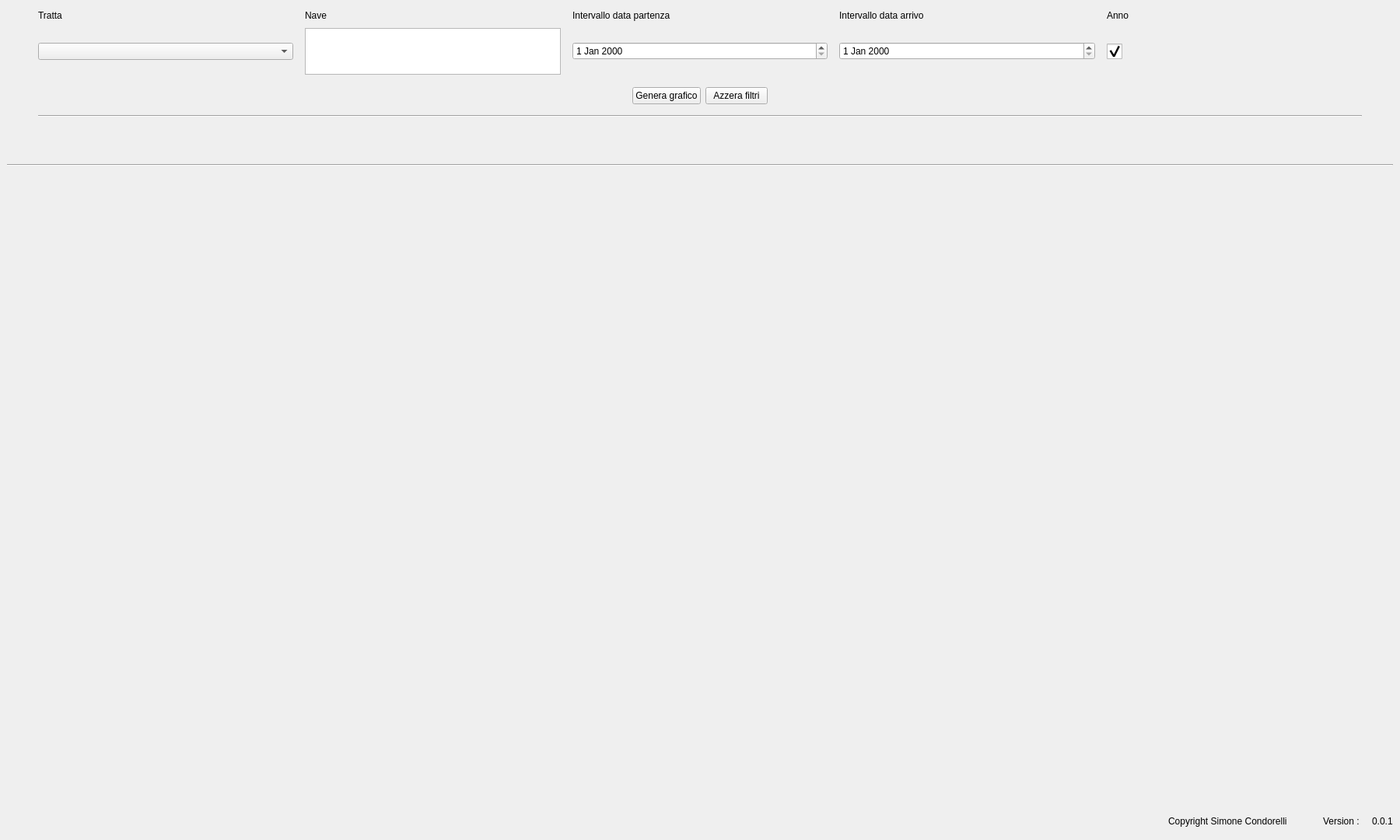
<?xml version="1.0" encoding="UTF-8"?>
<ui version="4.0">
 <class>MainWindow</class>
 <widget class="QMainWindow" name="MainWindow">
  <property name="geometry">
   <rect>
    <x>0</x>
    <y>0</y>
    <width>1800</width>
    <height>1080</height>
   </rect>
  </property>
  <property name="windowTitle">
   <string>Siremar Analitycs</string>
  </property>
  <widget class="QWidget" name="centralwidget">
   <layout class="QGridLayout" name="gridLayout">
    <item row="0" column="0">
     <layout class="QVBoxLayout" name="verticalLayout">
      <property name="sizeConstraint">
       <enum>QLayout::SetDefaultConstraint</enum>
      </property>
      <item>
       <layout class="QHBoxLayout" name="horizontal_label">
        <property name="spacing">
         <number>15</number>
        </property>
        <property name="topMargin">
         <number>1</number>
        </property>
        <item>
         <spacer name="horizontalSpacer_5">
          <property name="orientation">
           <enum>Qt::Horizontal</enum>
          </property>
          <property name="sizeType">
           <enum>QSizePolicy::Fixed</enum>
          </property>
          <property name="sizeHint" stdset="0">
           <size>
            <width>40</width>
            <height>20</height>
           </size>
          </property>
         </spacer>
        </item>
        <item>
         <widget class="QLabel" name="label_2">
          <property name="text">
           <string>Tratta</string>
          </property>
         </widget>
        </item>
        <item>
         <widget class="QLabel" name="label_3">
          <property name="text">
           <string>Nave</string>
          </property>
         </widget>
        </item>
        <item>
         <widget class="QLabel" name="label_4">
          <property name="text">
           <string>Intervallo data partenza</string>
          </property>
         </widget>
        </item>
        <item>
         <widget class="QLabel" name="label">
          <property name="text">
           <string>Intervallo data arrivo</string>
          </property>
         </widget>
        </item>
        <item>
         <widget class="QLabel" name="label_6">
          <property name="text">
           <string>Anno</string>
          </property>
         </widget>
        </item>
        <item>
         <spacer name="horizontalSpacer_6">
          <property name="orientation">
           <enum>Qt::Horizontal</enum>
          </property>
          <property name="sizeType">
           <enum>QSizePolicy::Fixed</enum>
          </property>
          <property name="sizeHint" stdset="0">
           <size>
            <width>40</width>
            <height>20</height>
           </size>
          </property>
         </spacer>
        </item>
       </layout>
      </item>
      <item>
       <layout class="QHBoxLayout" name="horizontal_filter">
        <property name="spacing">
         <number>15</number>
        </property>
        <property name="bottomMargin">
         <number>10</number>
        </property>
        <item>
         <spacer name="horizontalSpacer_8">
          <property name="orientation">
           <enum>Qt::Horizontal</enum>
          </property>
          <property name="sizeType">
           <enum>QSizePolicy::Fixed</enum>
          </property>
          <property name="sizeHint" stdset="0">
           <size>
            <width>40</width>
            <height>20</height>
           </size>
          </property>
         </spacer>
        </item>
        <item>
         <widget class="QComboBox" name="tratta_combobox"/>
        </item>
        <item>
         <widget class="QListWidget" name="listWidget">
          <property name="sizePolicy">
           <sizepolicy hsizetype="Preferred" vsizetype="Expanding">
            <horstretch>0</horstretch>
            <verstretch>0</verstretch>
           </sizepolicy>
          </property>
          <property name="maximumSize">
           <size>
            <width>16777215</width>
            <height>60</height>
           </size>
          </property>
         </widget>
        </item>
        <item>
         <widget class="QDateEdit" name="data_partenza_selector"/>
        </item>
        <item>
         <widget class="QDateEdit" name="data_arrivo_selector"/>
        </item>
        <item>
         <widget class="QCheckBox" name="checkBox">
          <property name="sizePolicy">
           <sizepolicy hsizetype="Minimum" vsizetype="Fixed">
            <horstretch>0</horstretch>
            <verstretch>0</verstretch>
           </sizepolicy>
          </property>
          <property name="minimumSize">
           <size>
            <width>0</width>
            <height>0</height>
           </size>
          </property>
          <property name="styleSheet">
           <string notr="true">QCheckBox::indicator {
     width: 20px;
     height: 20px;
}</string>
          </property>
          <property name="text">
           <string/>
          </property>
          <property name="iconSize">
           <size>
            <width>42</width>
            <height>44</height>
           </size>
          </property>
          <property name="checked">
           <bool>true</bool>
          </property>
         </widget>
        </item>
        <item>
         <spacer name="horizontalSpacer_9">
          <property name="orientation">
           <enum>Qt::Horizontal</enum>
          </property>
          <property name="sizeType">
           <enum>QSizePolicy::Fixed</enum>
          </property>
          <property name="sizeHint" stdset="0">
           <size>
            <width>40</width>
            <height>20</height>
           </size>
          </property>
         </spacer>
        </item>
       </layout>
      </item>
      <item>
       <layout class="QHBoxLayout" name="horizontalButton">
        <item>
         <spacer name="horizontalSpacer_7">
          <property name="orientation">
           <enum>Qt::Horizontal</enum>
          </property>
          <property name="sizeHint" stdset="0">
           <size>
            <width>40</width>
            <height>20</height>
           </size>
          </property>
         </spacer>
        </item>
        <item>
         <widget class="QPushButton" name="create_graphics">
          <property name="layoutDirection">
           <enum>Qt::LeftToRight</enum>
          </property>
          <property name="text">
           <string>Genera grafico</string>
          </property>
         </widget>
        </item>
        <item>
         <widget class="QPushButton" name="clear_filter">
          <property name="text">
           <string>Azzera filtri</string>
          </property>
         </widget>
        </item>
        <item>
         <spacer name="horizontalSpacer">
          <property name="orientation">
           <enum>Qt::Horizontal</enum>
          </property>
          <property name="sizeHint" stdset="0">
           <size>
            <width>40</width>
            <height>20</height>
           </size>
          </property>
         </spacer>
        </item>
       </layout>
      </item>
      <item>
       <layout class="QHBoxLayout" name="top_separator_layout">
        <property name="bottomMargin">
         <number>5</number>
        </property>
        <item>
         <spacer name="horizontalSpacer_4">
          <property name="orientation">
           <enum>Qt::Horizontal</enum>
          </property>
          <property name="sizeType">
           <enum>QSizePolicy::Fixed</enum>
          </property>
          <property name="sizeHint" stdset="0">
           <size>
            <width>40</width>
            <height>20</height>
           </size>
          </property>
         </spacer>
        </item>
        <item>
         <widget class="Line" name="top_separator_line">
          <property name="orientation">
           <enum>Qt::Horizontal</enum>
          </property>
         </widget>
        </item>
        <item>
         <spacer name="horizontalSpacer_3">
          <property name="orientation">
           <enum>Qt::Horizontal</enum>
          </property>
          <property name="sizeType">
           <enum>QSizePolicy::Fixed</enum>
          </property>
          <property name="sizeHint" stdset="0">
           <size>
            <width>40</width>
            <height>18</height>
           </size>
          </property>
         </spacer>
        </item>
       </layout>
      </item>
      <item>
       <widget class="QLabel" name="statistics_image">
        <property name="sizePolicy">
         <sizepolicy hsizetype="Preferred" vsizetype="Preferred">
          <horstretch>0</horstretch>
          <verstretch>0</verstretch>
         </sizepolicy>
        </property>
        <property name="autoFillBackground">
         <bool>false</bool>
        </property>
        <property name="text">
         <string/>
        </property>
        <property name="pixmap">
         <pixmap>assets/app_images/placeholder.jpg</pixmap>
        </property>
        <property name="alignment">
         <set>Qt::AlignCenter</set>
        </property>
       </widget>
      </item>
      <item>
       <spacer name="verticalSpacer_2">
        <property name="orientation">
         <enum>Qt::Vertical</enum>
        </property>
        <property name="sizeType">
         <enum>QSizePolicy::Fixed</enum>
        </property>
        <property name="sizeHint" stdset="0">
         <size>
          <width>20</width>
          <height>20</height>
         </size>
        </property>
       </spacer>
      </item>
      <item>
       <layout class="QVBoxLayout" name="spinner_vertical_layout"/>
      </item>
      <item>
       <widget class="Line" name="bottom_separator_line">
        <property name="orientation">
         <enum>Qt::Horizontal</enum>
        </property>
       </widget>
      </item>
      <item>
       <spacer name="verticalSpacer">
        <property name="orientation">
         <enum>Qt::Vertical</enum>
        </property>
        <property name="sizeType">
         <enum>QSizePolicy::Expanding</enum>
        </property>
        <property name="sizeHint" stdset="0">
         <size>
          <width>20</width>
          <height>71</height>
         </size>
        </property>
       </spacer>
      </item>
      <item>
       <layout class="QHBoxLayout" name="footer_layout" stretch="0,0,0,0,0,0">
        <property name="spacing">
         <number>6</number>
        </property>
        <property name="bottomMargin">
         <number>5</number>
        </property>
        <item>
         <spacer name="horizontalSpacer_2">
          <property name="orientation">
           <enum>Qt::Horizontal</enum>
          </property>
          <property name="sizeHint" stdset="0">
           <size>
            <width>40</width>
            <height>20</height>
           </size>
          </property>
         </spacer>
        </item>
        <item>
         <widget class="QLabel" name="label_product_by">
          <property name="text">
           <string>Copyright Simone Condorelli</string>
          </property>
         </widget>
        </item>
        <item>
         <spacer name="horizontalSpacer_10">
          <property name="orientation">
           <enum>Qt::Horizontal</enum>
          </property>
          <property name="sizeType">
           <enum>QSizePolicy::Fixed</enum>
          </property>
          <property name="sizeHint" stdset="0">
           <size>
            <width>40</width>
            <height>20</height>
           </size>
          </property>
         </spacer>
        </item>
        <item>
         <widget class="QLabel" name="label_5">
          <property name="text">
           <string>Version :</string>
          </property>
         </widget>
        </item>
        <item>
         <spacer name="horizontalSpacer_11">
          <property name="orientation">
           <enum>Qt::Horizontal</enum>
          </property>
          <property name="sizeType">
           <enum>QSizePolicy::Fixed</enum>
          </property>
          <property name="sizeHint" stdset="0">
           <size>
            <width>10</width>
            <height>20</height>
           </size>
          </property>
         </spacer>
        </item>
        <item>
         <widget class="QLabel" name="label_version">
          <property name="text">
           <string>0.0.1</string>
          </property>
         </widget>
        </item>
       </layout>
      </item>
     </layout>
    </item>
   </layout>
  </widget>
  <widget class="QMenuBar" name="menubar">
   <property name="geometry">
    <rect>
     <x>0</x>
     <y>0</y>
     <width>1800</width>
     <height>22</height>
    </rect>
   </property>
  </widget>
 </widget>
 <resources/>
 <connections/>
</ui>
